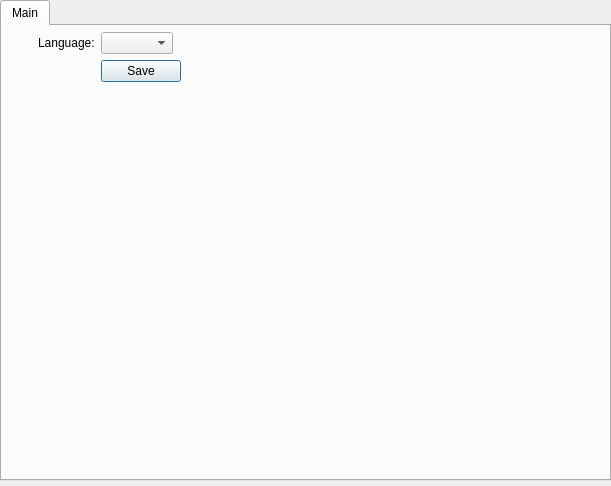
<?xml version="1.0" encoding="UTF-8"?>
<ui version="4.0">
 <class>SettingsDialog</class>
 <widget class="QDialog" name="SettingsDialog">
  <property name="geometry">
   <rect>
    <x>0</x>
    <y>0</y>
    <width>611</width>
    <height>486</height>
   </rect>
  </property>
  <property name="windowTitle">
   <string>Dialog</string>
  </property>
  <widget class="QWidget" name="verticalLayoutWidget">
   <property name="geometry">
    <rect>
     <x>0</x>
     <y>0</y>
     <width>611</width>
     <height>481</height>
    </rect>
   </property>
   <layout class="QVBoxLayout" name="SettingsLayout">
    <property name="sizeConstraint">
     <enum>QLayout::SizeConstraint::SetMaximumSize</enum>
    </property>
    <item>
     <widget class="QTabWidget" name="tabWidget">
      <property name="currentIndex">
       <number>0</number>
      </property>
      <widget class="QWidget" name="mainTab">
       <attribute name="title">
        <string>Main</string>
       </attribute>
       <widget class="QWidget" name="formLayoutWidget">
        <property name="geometry">
         <rect>
          <x>0</x>
          <y>0</y>
          <width>611</width>
          <height>451</height>
         </rect>
        </property>
        <layout class="QFormLayout" name="MainLayout">
         <property name="fieldGrowthPolicy">
          <enum>QFormLayout::FieldGrowthPolicy::FieldsStayAtSizeHint</enum>
         </property>
         <property name="rowWrapPolicy">
          <enum>QFormLayout::RowWrapPolicy::DontWrapRows</enum>
         </property>
         <property name="labelAlignment">
          <set>Qt::AlignmentFlag::AlignLeading|Qt::AlignmentFlag::AlignLeft|Qt::AlignmentFlag::AlignVCenter</set>
         </property>
         <property name="formAlignment">
          <set>Qt::AlignmentFlag::AlignLeading|Qt::AlignmentFlag::AlignLeft|Qt::AlignmentFlag::AlignTop</set>
         </property>
         <property name="leftMargin">
          <number>36</number>
         </property>
         <property name="topMargin">
          <number>6</number>
         </property>
         <property name="rightMargin">
          <number>36</number>
         </property>
         <item row="0" column="0">
          <widget class="QLabel" name="label">
           <property name="text">
            <string>Language:</string>
           </property>
          </widget>
         </item>
         <item row="0" column="1">
          <widget class="QComboBox" name="languageComboBox"/>
         </item>
         <item row="2" column="1">
          <widget class="QPushButton" name="saveButton">
           <property name="text">
            <string>Save</string>
           </property>
          </widget>
         </item>
        </layout>
       </widget>
      </widget>
     </widget>
    </item>
   </layout>
  </widget>
 </widget>
 <resources/>
 <connections/>
</ui>
